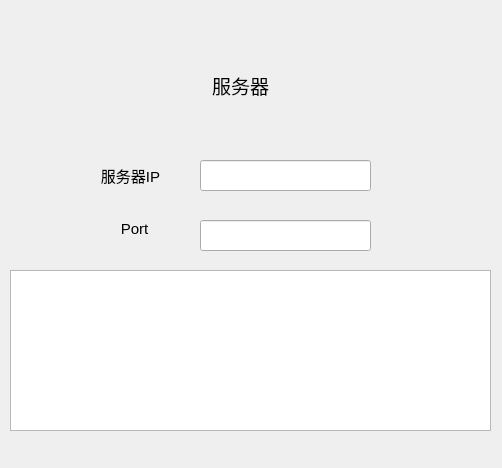
<?xml version="1.0" encoding="UTF-8"?>
<ui version="4.0">
 <class>Widget</class>
 <widget class="QWidget" name="Widget">
  <property name="geometry">
   <rect>
    <x>0</x>
    <y>0</y>
    <width>502</width>
    <height>468</height>
   </rect>
  </property>
  <property name="windowTitle">
   <string>Widget</string>
  </property>
  <widget class="QLabel" name="label">
   <property name="geometry">
    <rect>
     <x>160</x>
     <y>50</y>
     <width>161</width>
     <height>71</height>
    </rect>
   </property>
   <property name="text">
    <string>&lt;html&gt;&lt;head/&gt;&lt;body&gt;&lt;p align=&quot;center&quot;&gt;&lt;span style=&quot; font-size:14pt;&quot;&gt;服务器&lt;/span&gt;&lt;/p&gt;&lt;/body&gt;&lt;/html&gt;</string>
   </property>
  </widget>
  <widget class="QLabel" name="label_2">
   <property name="geometry">
    <rect>
     <x>90</x>
     <y>160</y>
     <width>81</width>
     <height>31</height>
    </rect>
   </property>
   <property name="text">
    <string>&lt;html&gt;&lt;head/&gt;&lt;body&gt;&lt;p align=&quot;center&quot;&gt;&lt;span style=&quot; font-size:11pt;&quot;&gt; 服务器IP&lt;/span&gt;&lt;/p&gt;&lt;/body&gt;&lt;/html&gt;</string>
   </property>
  </widget>
  <widget class="QLabel" name="label_3">
   <property name="geometry">
    <rect>
     <x>100</x>
     <y>220</y>
     <width>69</width>
     <height>19</height>
    </rect>
   </property>
   <property name="text">
    <string>&lt;html&gt;&lt;head/&gt;&lt;body&gt;&lt;p align=&quot;center&quot;&gt;&lt;span style=&quot; font-size:11pt;&quot;&gt;Port&lt;/span&gt;&lt;/p&gt;&lt;/body&gt;&lt;/html&gt;</string>
   </property>
  </widget>
  <widget class="QLineEdit" name="ipLineEdit">
   <property name="geometry">
    <rect>
     <x>200</x>
     <y>160</y>
     <width>171</width>
     <height>31</height>
    </rect>
   </property>
  </widget>
  <widget class="QLineEdit" name="portLineEdit">
   <property name="geometry">
    <rect>
     <x>200</x>
     <y>220</y>
     <width>171</width>
     <height>31</height>
    </rect>
   </property>
  </widget>
  <widget class="QTextEdit" name="textEdit">
   <property name="geometry">
    <rect>
     <x>10</x>
     <y>270</y>
     <width>481</width>
     <height>161</height>
    </rect>
   </property>
  </widget>
 </widget>
 <resources/>
 <connections/>
</ui>
